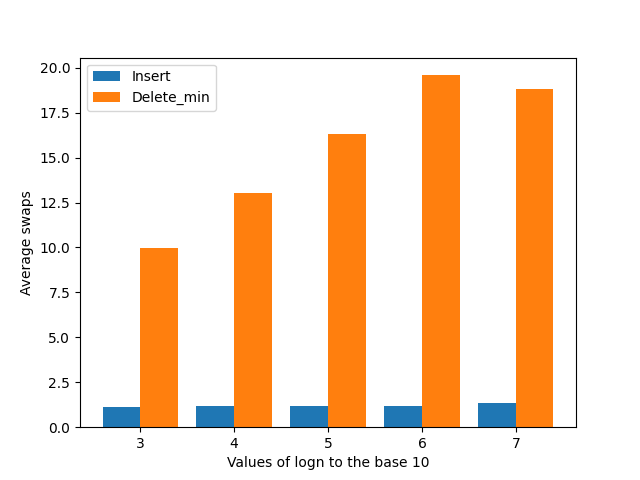

The script that saved this image:
import matplotlib.pyplot as plt 
import csv
import numpy as np

values_of_n = []
swaps_insert = []
swaps_delete_min = []
with open('swaps.csv','r') as csvfile:
  data = csv.reader(csvfile , delimiter = ',')
  for row in data:
    values_of_n.append((float)(row[0]))
    swaps_insert.append((float)(row[1]))
    swaps_delete_min.append((float)(row[2]))
values_of_n = np.asarray(values_of_n)

plt.bar(values_of_n-0.2 , swaps_insert , 0.4 , label = "Insert")
plt.bar(values_of_n+0.2 , swaps_delete_min , 0.4, label = "Delete_min")
plt.xlabel("Values of logn to the base 10")
plt.ylabel("Average swaps")
plt.legend()
plt.savefig("swaps.png")
plt.show()


